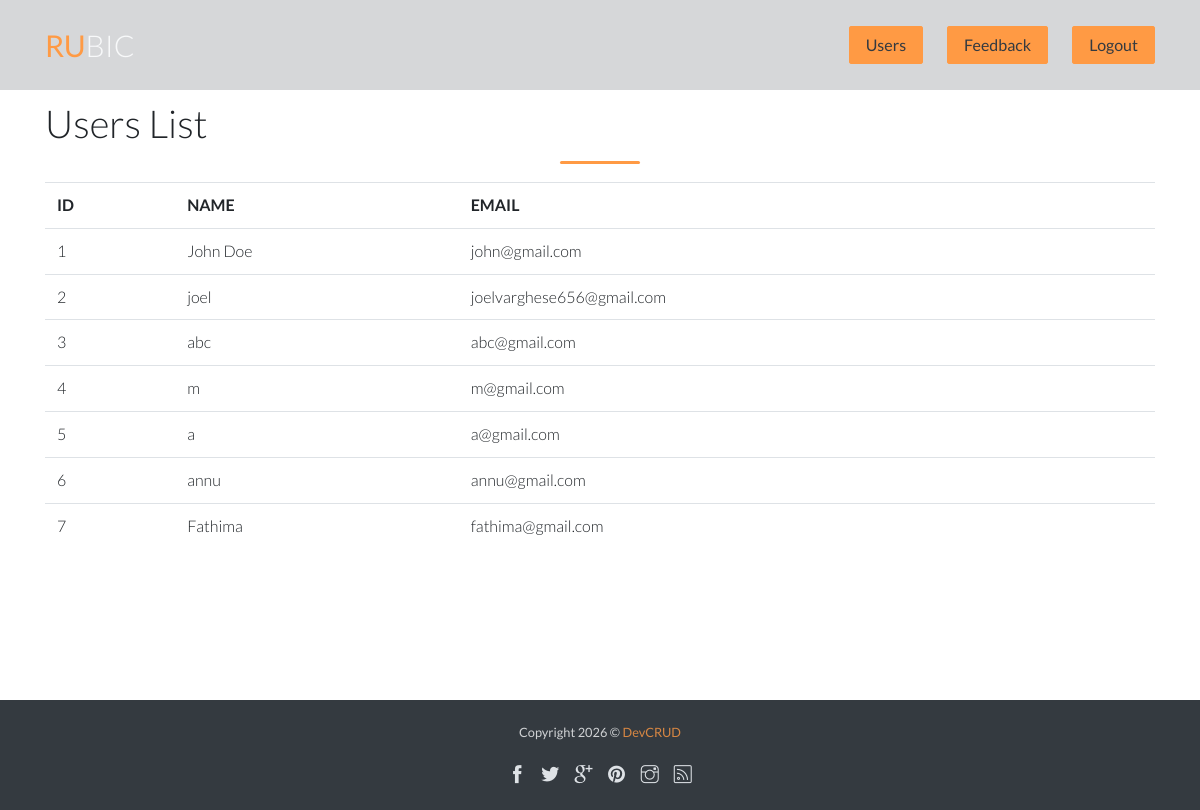
The app's page /useradmin.php with its own data.
### tables this page shows
CREATE TABLE IF NOT EXISTS `reg` (
  `id` int(11) NOT NULL AUTO_INCREMENT,
  `name` varchar(100) NOT NULL,
  `email` varchar(100) NOT NULL,
  `password` varchar(100) NOT NULL,
  PRIMARY KEY (`id`),
  UNIQUE KEY `email` (`email`)
);

### useradmin.php (the view, shortened to what this page needs)
<!DOCTYPE html>
<html lang="en">
<head>
    <link rel="stylesheet" href="assets/vendors/themify-icons/css/themify-icons.css">
	<link rel="stylesheet" href="assets/css/rubic.css">
</head>
<body data-spy="scroll" data-target=".navbar" data-offset="40" id="home">
    <nav id="scrollspy" class="navbar page-navbar navbar-dark navbar-expand-md fixed-top" data-spy="affix" data-offset-top="20">
        <div class="container">
            <a class="navbar-brand" ><strong class="text-primary">RU</strong><span class="text-light">BIC</span></a>
            <div class="collapse navbar-collapse" id="navbarSupportedContent">
                <ul class="navbar-nav ml-auto">
                     <li class="nav-item"> <a class="nav-link btn btn-primary text-dark shadow-none ml-md-4" href="useradmin.php">Users</a>  </li>
					 <li class="nav-item">
                        <a class="nav-link btn btn-primary text-dark shadow-none ml-md-4" href="feedbackadmin.php">Feedback</a>
                    </li>
					 <li class="nav-item">
                        <a class="nav-link btn btn-primary text-dark shadow-none ml-md-4" href="index.php">Logout</a>
                    </li>
                </ul>
            </div>
        </div>
    </nav>
	<section class="section" id="contact" style="min-height:700px;">
        <div class="container ">
		<h6 class="display-4 has-line">Users List</h6>
			<table class='table'>
			<tr><th>ID</th><th>NAME</th> <th>EMAIL</th></tr>
				<?php
				include('connection.php');
				$j=1;
				$res=mysqli_query($con,"SELECT * FROM reg");
				while($row=mysqli_fetch_array($res))
				{
					echo"<tr>
					<td>$j</td>
					<td>$row[name]</td>
					<td>$row[email]</td>
					</tr>";
					$j++;
				}
				?>
			</table>
        </div>
    </section>
	<?php
	include("footer.php");
	?>
</body>
</html>

### records on screen
reg: name "John Doe", email "john@gmail.com"
reg: name "joel", email "joelvarghese656@gmail.com"
reg: name "abc", email "abc@gmail.com"
reg: name "m", email "m@gmail.com"
reg: name "a", email "a@gmail.com"
reg: name "annu", email "annu@gmail.com"
reg: name "Fathima", email "fathima@gmail.com"
